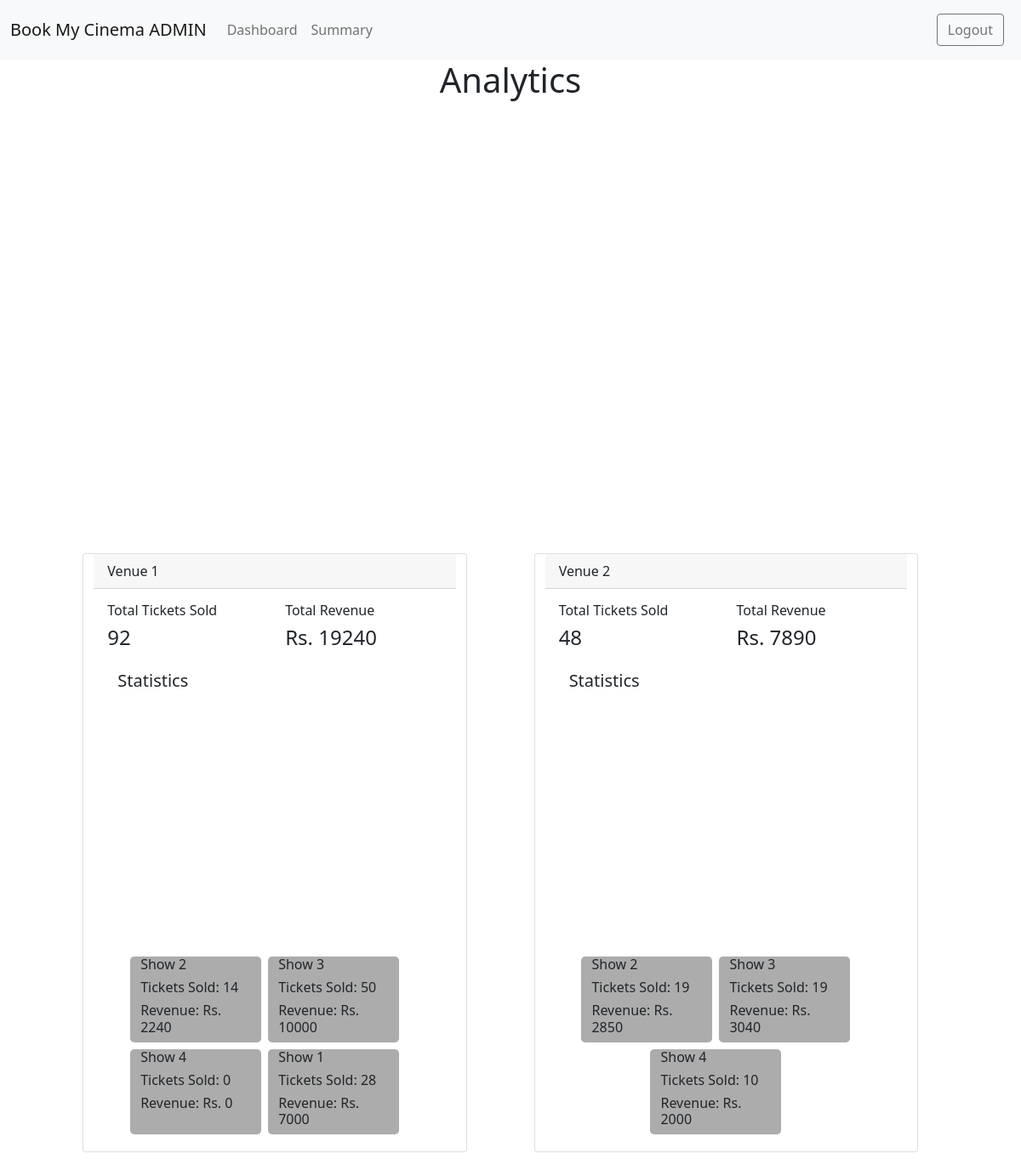
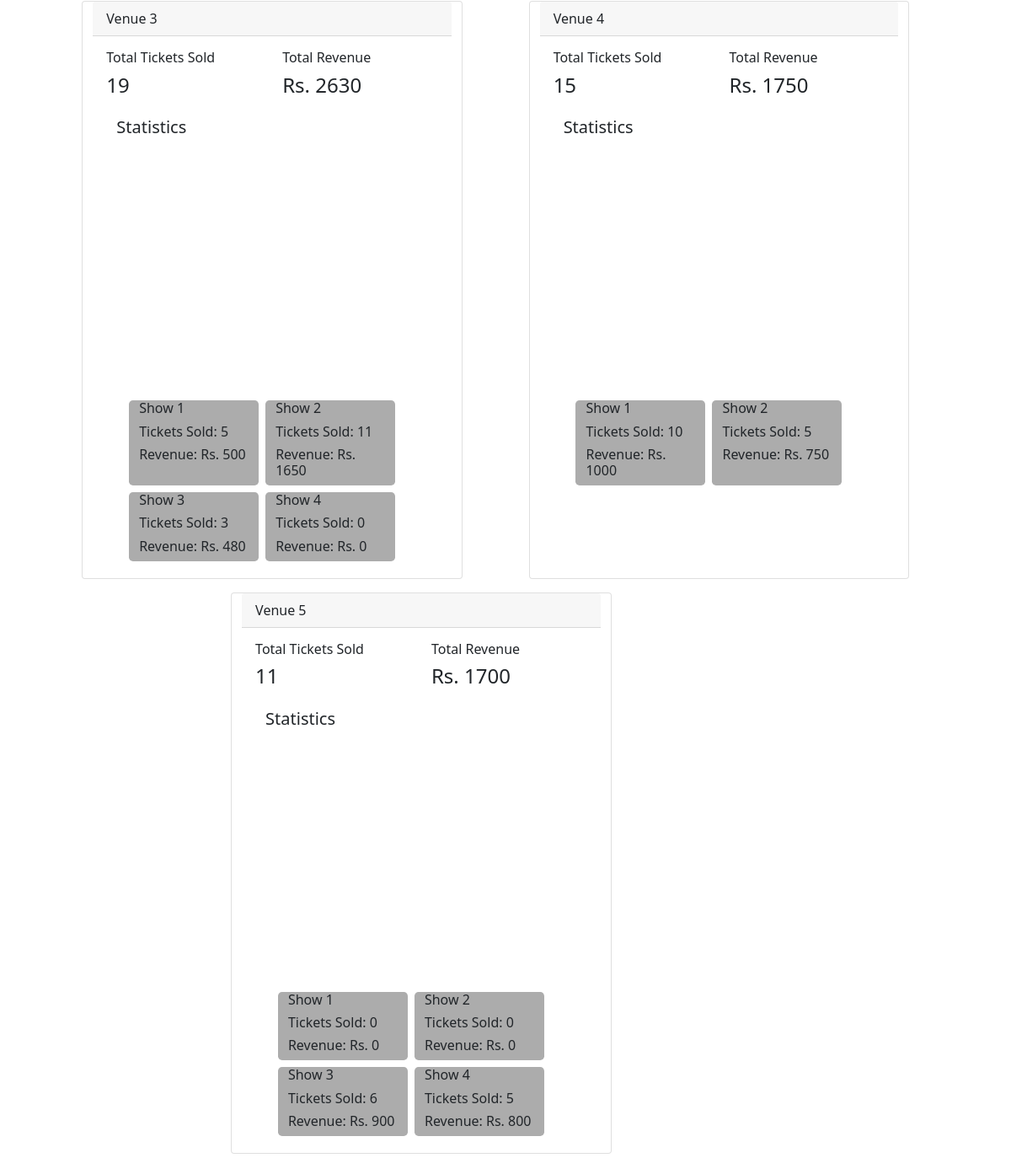
The app's page /admin/summary/ (signed in) with its own data (2 pictures, top to bottom).
### BMC/models.py (models this page shows, shortened)
class Venue(db.Model):
    id = db.Column(db.Integer, primary_key = True)
    name = db.Column(db.String(100), nullable = False)
    place = db.Column(db.String(100), nullable = False)
    location = db.Column(db.String(100), nullable = False)
    capacity = db.Column(db.Integer, nullable = False)

class Show(db.Model):
    id = db.Column(db.Integer, primary_key = True)
    venue_id = db.Column(db.Integer, db.ForeignKey('venue.id'), primary_key = True)
    rating = db.Column(db.Float, nullable = False)
    title = db.Column(db.String(100), nullable = False)
    time = db.Column(db.String(100), nullable = False)
    tags = db.Column(db.String(100), nullable = False)
    price = db.Column(db.Integer, nullable = False)
    tickets = db.Column(db.Integer, nullable = False)

### BMC/routes.py (the view)
@app.route("/admin/summary/")
def admin_summary():
    if not app.config.get('ADMIN'): # type: ignore
        flash("You are not an admin!", "danger")
        return redirect(url_for("home"))
    data = []
    venues = Venue.query.all()
    shows = Show.query.all()
    tickets = Ticket.query.all()
    data = []
    genre_data = {}
    revenue_data = {}
    for venue in venues:
        venue_data = {}
        venue_data["venue"] = venue.name
        venue_data["capacity"] = venue.capacity
        venue_data["venue_revenue"] = 0
        venue_data["tickets_sold"] = 0
        venue_data["shows"] = []
        venue_data["show_tickets"] = {}
        for show in shows:
            if show.venue_id == venue.id:
                show_data = {}
                show_data["show"] = show.title
                show_data["genres"] = show.tags.lower().split(",")
                for genre in show_data["genres"]:
                    if genre not in genre_data:
                        genre_data[genre] = 0
                show_data["tickets_sold"] = 0
                show_data["show_revenue"] = 0
                for ticket in tickets:
                    if ticket.show_id == show.id:
                        show_data["tickets_sold"] += ticket.num_tickets
                        show_data["show_revenue"] += ticket.total_price
                        for genre in show_data["genres"]:
                            genre_data[genre] += ticket.num_tickets
                venue_data["venue_revenue"] += show_data["show_revenue"]
                venue_data["show_tickets"][show.title] = show_data["tickets_sold"]
                venue_data["tickets_sold"] += show_data["tickets_sold"]
                venue_data["shows"].append(show_data)
        revenue_data[venue_data["venue"]] = venue_data["venue_revenue"]
        data.append(venue_data)
    return render_template("admin_summary.html", data = data, genre_data = genre_data,revenue_data=revenue_data,dumps = dumps)

### BMC/models.py (called while the page is built)
@login_manager.user_loader
def load_user(user_id):
    return User.query.get(int(user_id))

### BMC/templates/admin_summary.html (shortened to what this page needs)
{% extends "admin_base.html" %}
{% block content %}
<div class="h1 text-center">Analytics</div>
<div class="d-flex justify-content-around container-fluid">
    <div id="piechart_3d" style="width: 900px; height: 500px;"></div>
    <div id="chart_overall" style="width: 900px; height: 300px;"></div>
</div>
<div class="row m-lg-3 justify-content-evenly">
{% for venue in data %}
    <div class="card mx-3 my-2 col-sm-5">
        <div class="card-header">
            {{venue['venue']}}
        </div>
        <div class="card-body">
            <div class="row justify-content-evenly">
                <div class="col-sm-6">
                    <div class="h6">Total Tickets Sold</div>
                    <div class="h4">{{venue['tickets_sold']}}</div>
                </div>
                <div class="col-sm-6">
                    <div class="h6">Total Revenue</div>
                    <div class="h4">Rs. {{venue['venue_revenue']}}</div>
                </div>
                <div class="col-sm-12 mt-3 row">
                    <div class="h5">Statistics</div>
                    <div id="chart_venue" class="chart_venue" data="{{dumps(venue['show_tickets'])}}" class="col-sm-10" style="width: 600px; height: 300px;"></div>
                    <div class="row justify-content-center">
                        {% for show in venue['shows'] %}
                        <div class="col-sm-5 rounded-3 m-1" style="background-color: #acacac;">
                                <div class="h6">{{show['show']}}</div>
                                <div class="h6">Tickets Sold: {{show['tickets_sold']}}</div>
                                <div class="h6">Revenue: Rs. {{show['show_revenue']}}</div>
                            </div>
                        {% endfor %}
                    </div>
                </div>
            </div>
        </div>
    </div>
    <br>
{% endfor %}
</div>
{% endblock %}

### records on screen
Venue: venue "Venue 1", tickets_sold "92", venue_revenue "19240"
Show: show "Show 2", tickets_sold "14", show_revenue "2240"
Show: show "Show 3", tickets_sold "50", show_revenue "10000"
Show: show "Show 4", tickets_sold "0", show_revenue "0"
Show: show "Show 1", tickets_sold "28", show_revenue "7000"
Venue: venue "Venue 2", tickets_sold "48", venue_revenue "7890"
Show: show "Show 2", tickets_sold "19", show_revenue "2850"
Show: show "Show 3", tickets_sold "19", show_revenue "3040"
Show: show "Show 4", tickets_sold "10", show_revenue "2000"
Venue: venue "Venue 3", tickets_sold "19", venue_revenue "2630"
Show: show "Show 1", tickets_sold "5", show_revenue "500"
Show: show "Show 2", tickets_sold "11", show_revenue "1650"
Show: show "Show 3", tickets_sold "3", show_revenue "480"
Show: show "Show 4", tickets_sold "0", show_revenue "0"
Venue: venue "Venue 4", tickets_sold "15", venue_revenue "1750"
Show: show "Show 1", tickets_sold "10", show_revenue "1000"
Show: show "Show 2", tickets_sold "5", show_revenue "750"
Venue: venue "Venue 5", tickets_sold "11", venue_revenue "1700"
Show: show "Show 1", tickets_sold "0", show_revenue "0"
Show: show "Show 2", tickets_sold "0", show_revenue "0"
Show: show "Show 3", tickets_sold "6", show_revenue "900"
Show: show "Show 4", tickets_sold "5", show_revenue "800"
